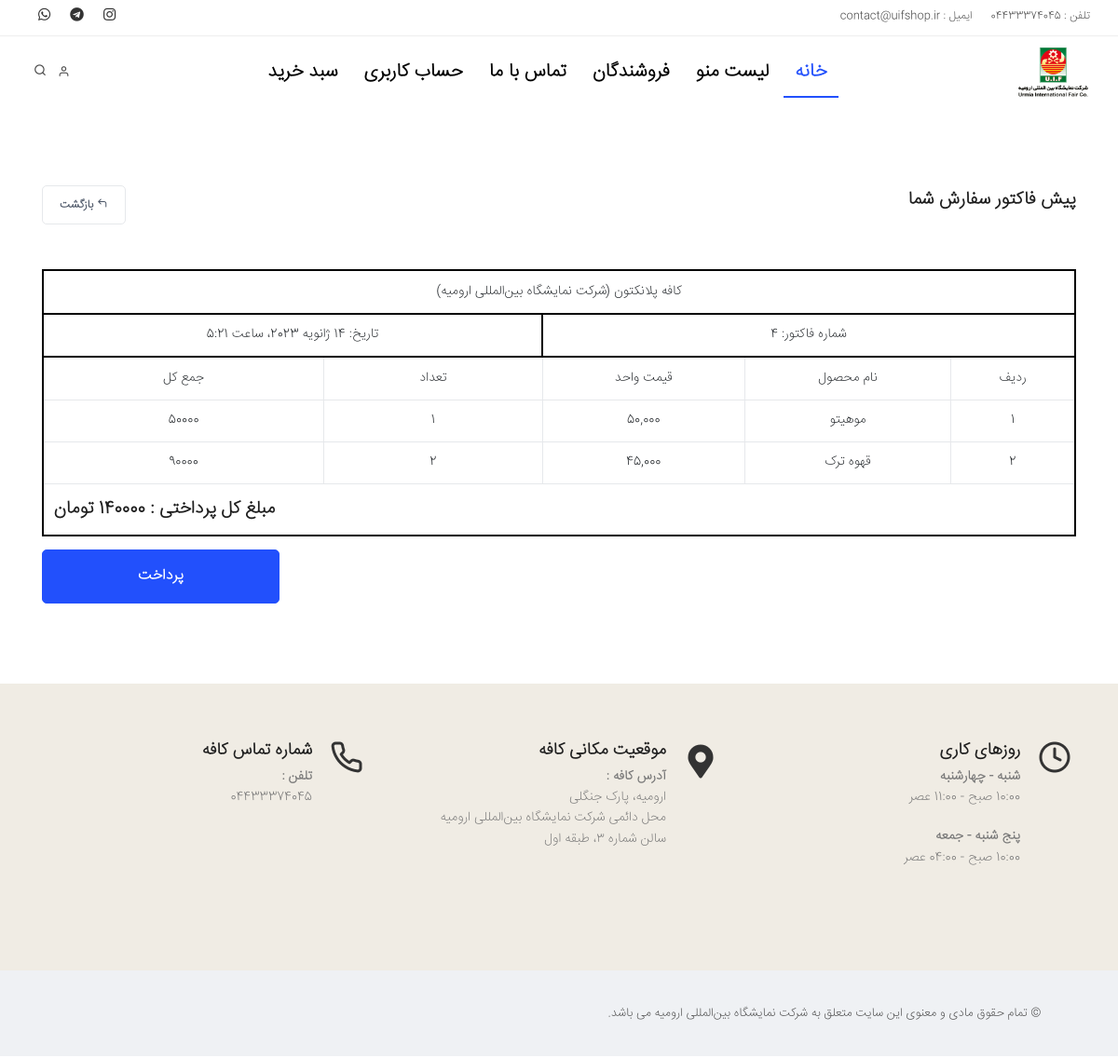
The app's page /invoice/4 (signed in) with its own data.
### shop/models.py (models this page shows, shortened)
class InvoiceModel(models.Model):
    STATE_PENDING = 'pending'
    STATE_DONE = 'done'
    STATE_CHOICES = ((STATE_PENDING, 'در انتظار پرداخت'),
                     (STATE_DONE, 'پرداخت شده'))
    created_date = models.DateTimeField(auto_now_add=True, verbose_name="تاریخ ایجاد")
    user = models.ForeignKey(User, on_delete=models.PROTECT, verbose_name="کاربر")
    total = models.PositiveIntegerField(verbose_name="مبلغ کل", default=0)
    state = models.CharField(verbose_name="وضعیت پرداخت", max_length=10, choices=STATE_CHOICES, default=STATE_PENDING)
    class Meta:
        verbose_name = "فاکتور"
        verbose_name_plural = "فاکتورها"

class InvoiceItemModel(models.Model):
    invoice = models.ForeignKey(InvoiceModel, on_delete=models.PROTECT, verbose_name="فاکتور")
    product = models.ForeignKey(ProductModel, on_delete=models.PROTECT, verbose_name="محصول")
    name = models.CharField(verbose_name="نام محصول", max_length=25)
    price = models.PositiveIntegerField(verbose_name="قیمت واحد")
    count = models.IntegerField(default=1, verbose_name="تعداد سفارش")
    class Meta:
        verbose_name = "محصول فاکتور"
        verbose_name_plural = "محصولات فاکتورها"

### shop/views.py (the view)
# urls.py: path('invoice/<int:id>', InvoiceView.as_view(), name='invoice'),
class InvoiceView(LoginRequiredMixin, views.View):
    login_url = "login"
    def get(self, request, id):
        invoice = get_object_or_404(InvoiceModel, pk=id)
        item = InvoiceItemModel.objects.filter(invoice=id)
        return render(request, 'shop/invoice.html', {'invoice': invoice, 'item':item})

### shop/context_processors.py (called while the page is built)
def menu(request):
    cart = request.session.get('cart', {})
    products = ProductModel.objects.filter(id__in=[int(id) for id in cart.keys()])
    c = {}
    total = 0
    for k,v in cart.items():
        product = products.get(id=int(k))
        total += product.price
        c[k] = {'product': product, 'count': v}
    return {"cart":c, "total":total}

### shop/templates/shop/invoice.html (shortened to what this page needs)
{% extends "base.html" %}
{% load jalali_tags %}
{% load humanize %}
{% block content %}
<section id="page-content" class="no-sidebar">
            <div class="container">
                <div class="row mb-5">
                    <div class="col-lg-6">
                        <h4>پیش فاکتور سفارش شما</h4>
                    </div>
                    <div class="col-lg-6 text-right">
                        <a href="{% url 'shop:cartdetails' %}"><button type="button" class="btn btn-light"><i class="icon-corner-up-left"></i> بازگشت</button></a>
                    </div>
                </div>
                <div class="row">
                    <div class="col-lg-12">
                        <table id="datatable" class="table table-bordered table-hover" style="width:100%;border:2px solid black">
                            <thead style="border:2px solid black;">
                                <tr>
                                    <th colspan="5" style="text-align:center;border:2px solid black;">کافه پلانکتون (شرکت نمایشگاه بین‌المللی ارومیه)</th>
                                </tr>
                                <tr>
                                    <th colspan="3" style="text-align:center;border:2px solid black;">شماره فاکتور: {{ invoice.id }}</th>
                                    <th colspan="2" style="text-align:center;border:2px solid black;">تاریخ: {{ invoice.created_date|to_jalali:'%y/%m/%d' }}</th>
                                </tr>
                            </thead>
                            <tbody>
                                <tr style="text-align:center;">
                                    <td>ردیف</td>
                                    <td>نام محصول</td>
                                    <td>قیمت واحد</td>
                                    <td>تعداد</td>
                                    <td>جمع کل</td>
                                </tr>
                                {% for item in item %}
                                <tr style="text-align:center">
                                    <td>{{ forloop.counter }}</td>
                                    <td>{{ item.name }}</td>
                                    <td>{{ item.price|intcomma:False }}</td>
                                    <td>{{ item.count }}</td>
                                    <td>{% widthratio item.price 1 item.count %}</td>
                                </tr>
                                {% endfor %}
                            </tbody>
                            <tfoot>
                                <tr>
                                    <th colspan="5" style="text-align:left"><h4>مبلغ کل پرداختی : {{ invoice.total }} تومان</h4></th>
                                </tr>
                            </tfoot>
                        </table>
                    </div>
                    <div class="col-lg-9"></div>
                    <div class="col-lg-3">
                                <a class="btn btn-block btn-lg" href="{% url 'shop:pay' invoice_id=invoice.id %}">پرداخت</a>
                            </div>
                </div>
            </div>
        </section>
{% endblock content %}

### static/css/rtl.css (style rules this page uses)
html { direction: rtl }
body { text-align: right; }
.text-right { text-align: left !important; }
.btn { margin-left: 0px; margin-right: 0px; }

### records on screen
InvoiceModel: id "4", created_date|to_jalali "14 ژانویه 2023، ساعت 5:21", total "140000"
InvoiceItemModel: name "موهیتو", price "50,000", count "1", price+count "50000"
InvoiceItemModel: name "قهوه ترک", price "45,000", count "2", price+count "90000"
